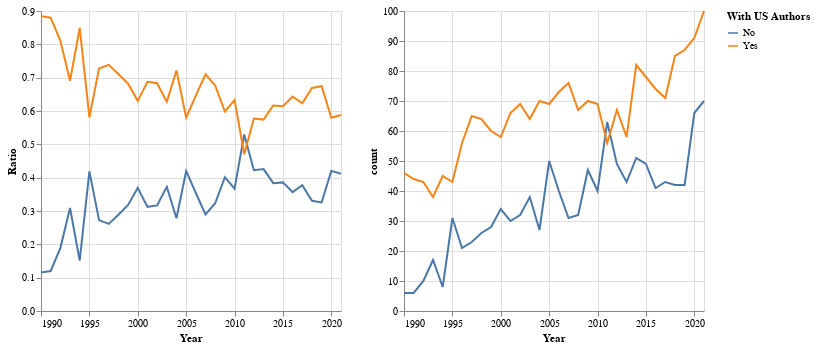

Write notebook code for a chart like this one.
### Code cell
source = withus_authors

chart1 = alt.Chart(source).mark_line().encode(
    x="Year:T",
    y="Ratio:Q",
    color="With US Authors:N"
).properties(
    width=300
)

chart2 = alt.Chart(source).mark_line().encode(
    x="Year:T",
    y="count:Q",
    color="With US Authors:N"
).properties(
    width=300
)

alt.hconcat(chart1, chart2)

### Figure 1 — Vega-Lite specification as saved in the notebook (floating-point values rounded to 4 significant figures)
{"config": {"view": {"continuousWidth": 400, "continuousHeight": 300}}, "hconcat": [{"mark": "line", "encoding": {"color": {"field": "With US Authors", "type": "nominal"}, "x": {"field": "Year", "type": "temporal"}, "y": {"field": "Ratio", "type": "quantitative"}}, "width": 300}, {"mark": "line", "encoding": {"color": {"field": "With US Authors", "type": "nominal"}, "x": {"field": "Year", "type": "temporal"}, "y": {"field": "count", "type": "quantitative"}}, "width": 300}], "data": {"name": "data-bccc276b38e463949058b1a620b2953c"}, "$schema": "https://vega.github.io/schema/vega-lite/v4.17.0.json", "datasets": {"data-bccc276b38e463949058b1a620b2953c": [{"year": 1990, "With US Authors": "No", "count": 6, "Ratio": 0.1154, "Year": "1990-01-01T00:00:00"}, {"year": 1990, "With US Authors": "Yes", "count": 46, "Ratio": 0.8846, "Year": "1990-01-01T00:00:00"}, {"year": 1991, "With US Authors": "No", "count": 6, "Ratio": 0.12, "Year": "1991-01-01T00:00:00"}, {"year": 1991, "With US Authors": "Yes", "count": 44, "Ratio": 0.88, "Year": "1991-01-01T00:00:00"}, {"year": 1992, "With US Authors": "No", "count": 10, "Ratio": 0.1887, "Year": "1992-01-01T00:00:00"}, {"year": 1992, "With US Authors": "Yes", "count": 43, "Ratio": 0.8113, "Year": "1992-01-01T00:00:00"}, {"year": 1993, "With US Authors": "No", "count": 17, "Ratio": 0.3091, "Year": "1993-01-01T00:00:00"}, {"year": 1993, "With US Authors": "Yes", "count": 38, "Ratio": 0.6909, "Year": "1993-01-01T00:00:00"}, {"year": 1994, "With US Authors": "No", "count": 8, "Ratio": 0.1509, "Year": "1994-01-01T00:00:00"}, {"year": 1994, "With US Authors": "Yes", "count": 45, "Ratio": 0.8491, "Year": "1994-01-01T00:00:00"}, {"year": 1995, "With US Authors": "No", "count": 31, "Ratio": 0.4189, "Year": "1995-01-01T00:00:00"}, {"year": 1995, "With US Authors": "Yes", "count": 43, "Ratio": 0.5811, "Year": "1995-01-01T00:00:00"}, {"year": 1996, "With US Authors": "No", "count": 21, "Ratio": 0.2727, "Year": "1996-01-01T00:00:00"}, {"year": 1996, "With US Authors": "Yes", "count": 56, "Ratio": 0.7273, "Year": "1996-01-01T00:00:00"}, {"year": 1997, "With US Authors": "No", "count": 23, "Ratio": 0.2614, "Year": "1997-01-01T00:00:00"}, {"year": 1997, "With US Authors": "Yes", "count": 65, "Ratio": 0.7386, "Year": "1997-01-01T00:00:00"}, {"year": 1998, "With US Authors": "No", "count": 26, "Ratio": 0.2889, "Year": "1998-01-01T00:00:00"}, {"year": 1998, "With US Authors": "Yes", "count": 64, "Ratio": 0.7111, "Year": "1998-01-01T00:00:00"}, {"year": 1999, "With US Authors": "No", "count": 28, "Ratio": 0.3182, "Year": "1999-01-01T00:00:00"}, {"year": 1999, "With US Authors": "Yes", "count": 60, "Ratio": 0.6818, "Year": "1999-01-01T00:00:00"}, {"year": 2000, "With US Authors": "No", "count": 34, "Ratio": 0.3696, "Year": "2000-01-01T00:00:00"}, {"year": 2000, "With US Authors": "Yes", "count": 58, "Ratio": 0.6304, "Year": "2000-01-01T00:00:00"}, {"year": 2001, "With US Authors": "No", "count": 30, "Ratio": 0.3125, "Year": "2001-01-01T00:00:00"}, {"year": 2001, "With US Authors": "Yes", "count": 66, "Ratio": 0.6875, "Year": "2001-01-01T00:00:00"}, {"year": 2002, "With US Authors": "No", "count": 32, "Ratio": 0.3168, "Year": "2002-01-01T00:00:00"}, {"year": 2002, "With US Authors": "Yes", "count": 69, "Ratio": 0.6832, "Year": "2002-01-01T00:00:00"}, {"year": 2003, "With US Authors": "No", "count": 38, "Ratio": 0.3725, "Year": "2003-01-01T00:00:00"}, {"year": 2003, "With US Authors": "Yes", "count": 64, "Ratio": 0.6275, "Year": "2003-01-01T00:00:00"}, {"year": 2004, "With US Authors": "No", "count": 27, "Ratio": 0.2784, "Year": "2004-01-01T00:00:00"}, {"year": 2004, "With US Authors": "Yes", "count": 70, "Ratio": 0.7216, "Year": "2004-01-01T00:00:00"}, {"year": 2005, "With US Authors": "No", "count": 50, "Ratio": 0.4202, "Year": "2005-01-01T00:00:00"}, {"year": 2005, "With US Authors": "Yes", "count": 69, "Ratio": 0.5798, "Year": "2005-01-01T00:00:00"}, {"year": 2006, "With US Authors": "No", "count": 40, "Ratio": 0.354, "Year": "2006-01-01T00:00:00"}, {"year": 2006, "With US Authors": "Yes", "count": 73, "Ratio": 0.646, "Year": "2006-01-01T00:00:00"}, {"year": 2007, "With US Authors": "No", "count": 31, "Ratio": 0.2897, "Year": "2007-01-01T00:00:00"}, {"year": 2007, "With US Authors": "Yes", "count": 76, "Ratio": 0.7103, "Year": "2007-01-01T00:00:00"}, {"year": 2008, "With US Authors": "No", "count": 32, "Ratio": 0.3232, "Year": "2008-01-01T00:00:00"}, {"year": 2008, "With US Authors": "Yes", "count": 67, "Ratio": 0.6768, "Year": "2008-01-01T00:00:00"}, {"year": 2009, "With US Authors": "No", "count": 47, "Ratio": 0.4017, "Year": "2009-01-01T00:00:00"}, {"year": 2009, "With US Authors": "Yes", "count": 70, "Ratio": 0.5983, "Year": "2009-01-01T00:00:00"}, {"year": 2010, "With US Authors": "No", "count": 40, "Ratio": 0.367, "Year": "2010-01-01T00:00:00"}, {"year": 2010, "With US Authors": "Yes", "count": 69, "Ratio": 0.633, "Year": "2010-01-01T00:00:00"}, {"year": 2011, "With US Authors": "No", "count": 63, "Ratio": 0.5294, "Year": "2011-01-01T00:00:00"}, {"year": 2011, "With US Authors": "Yes", "count": 56, "Ratio": 0.4706, "Year": "2011-01-01T00:00:00"}, {"year": 2012, "With US Authors": "No", "count": 49, "Ratio": 0.4224, "Year": "2012-01-01T00:00:00"}, {"year": 2012, "With US Authors": "Yes", "count": 67, "Ratio": 0.5776, "Year": "2012-01-01T00:00:00"}, {"year": 2013, "With US Authors": "No", "count": 43, "Ratio": 0.4257, "Year": "2013-01-01T00:00:00"}, {"year": 2013, "With US Authors": "Yes", "count": 58, "Ratio": 0.5743, "Year": "2013-01-01T00:00:00"}, {"year": 2014, "With US Authors": "No", "count": 51, "Ratio": 0.3835, "Year": "2014-01-01T00:00:00"}, {"year": 2014, "With US Authors": "Yes", "count": 82, "Ratio": 0.6165, "Year": "2014-01-01T00:00:00"}, {"year": 2015, "With US Authors": "No", "count": 49, "Ratio": 0.3858, "Year": "2015-01-01T00:00:00"}, {"year": 2015, "With US Authors": "Yes", "count": 78, "Ratio": 0.6142, "Year": "2015-01-01T00:00:00"}, {"year": 2016, "With US Authors": "No", "count": 41, "Ratio": 0.3565, "Year": "2016-01-01T00:00:00"}, {"year": 2016, "With US Authors": "Yes", "count": 74, "Ratio": 0.6435, "Year": "2016-01-01T00:00:00"}, {"year": 2017, "With US Authors": "No", "count": 43, "Ratio": 0.3772, "Year": "2017-01-01T00:00:00"}, {"year": 2017, "With US Authors": "Yes", "count": 71, "Ratio": 0.6228, "Year": "2017-01-01T00:00:00"}, {"year": 2018, "With US Authors": "No", "count": 42, "Ratio": 0.3307, "Year": "2018-01-01T00:00:00"}, {"year": 2018, "With US Authors": "Yes", "count": 85, "Ratio": 0.6693, "Year": "2018-01-01T00:00:00"}, {"year": 2019, "With US Authors": "No", "count": 42, "Ratio": 0.3256, "Year": "2019-01-01T00:00:00"}, {"year": 2019, "With US Authors": "Yes", "count": 87, "Ratio": 0.6744, "Year": "2019-01-01T00:00:00"}, {"year": 2020, "With US Authors": "No", "count": 66, "Ratio": 0.4204, "Year": "2020-01-01T00:00:00"}, {"year": 2020, "With US Authors": "Yes", "count": 91, "Ratio": 0.5796, "Year": "2020-01-01T00:00:00"}, {"year": 2021, "With US Authors": "No", "count": 70, "Ratio": 0.4118, "Year": "2021-01-01T00:00:00"}, {"year": 2021, "With US Authors": "Yes", "count": 100, "Ratio": 0.5882, "Year": "2021-01-01T00:00:00"}]}}
